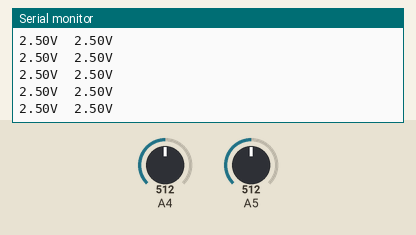
Recording of a sketch running on a simulated Arduino Uno, built with avr-gcc and run on an emulated ATmega328P. Parts: the last lines printed to the serial monitor. The inputs (shaded band) are chosen by the test bench; at power-on: A4 = 512, A5 = 512.

Above: at 1.2 s.
1.3 s: A4 set to 716
At 2.3 s:
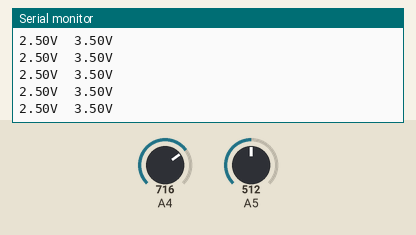
2.8 s: A5 set to 716
At 3.6 s:
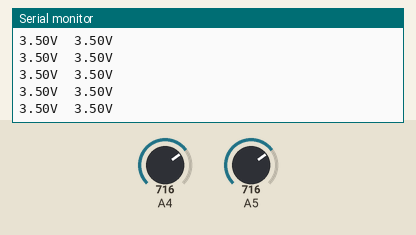
4.3 s: A4 set to 900
At 5.1 s:
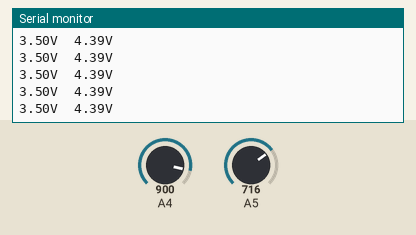
5.8 s: A5 set to 900
At 6.5 s:
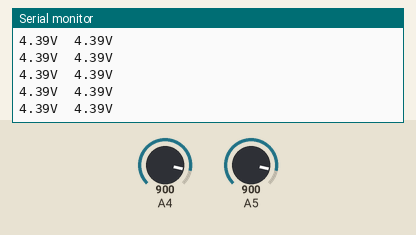
Timing chart, 0 to 8.3 s (numbered marks = the images above; inputs shaded):
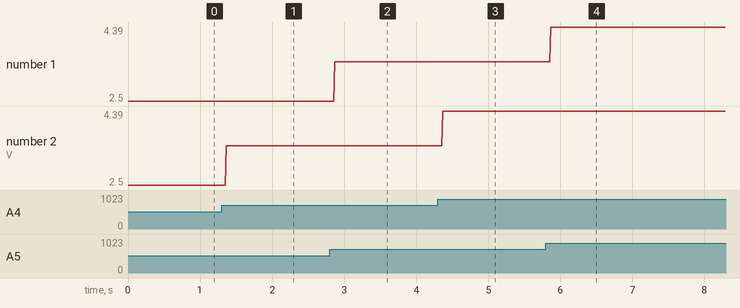

Measured:
- after the input at 1.3 s, the serial monitor: prints a new line after 0.07 s (image 1)
- after the input at 2.8 s, the serial monitor: prints a new line after 0.07 s (image 2)
- after the input at 4.3 s, the serial monitor: prints a new line after 0.07 s (image 3)
- after the input at 5.8 s, the serial monitor: prints a new line after 0.07 s (image 4)
- plotted number 2: 2.5 → 3.5 after the input at 1.3 s, 3.5 → 4.39 after the input at 4.3 s

The sketch:

Testing_Voltage_w_o_xo.ino
```cpp
float threshold = 3.0;

void setup() {
  // put your setup code here, to run once:
Serial. begin (9600);
}

void loop() {
  // put your main code here, to run repeatedly:
float sensorValueP = analogRead(A5)*(5.0/1024.0);
float sensorValueD = analogRead (A4) *(5.0/1024.0);

Serial.print (sensorValueP);
Serial.print ("V\t");


Serial.print (sensorValueD);
Serial.println ("V");


delay(10);
}
```
